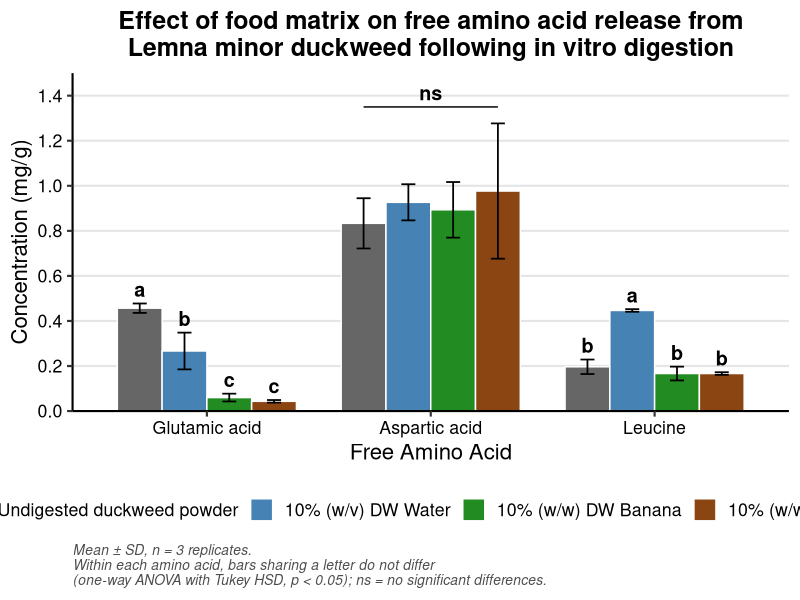

The R source for this figure:
# =====================================================================
# Free amino acid release from Lemna minor duckweed after in vitro digestion
# Statistics (one-way ANOVA + Tukey HSD per amino acid) and figure
# (mean +/- SD, compact letters)
#
# Packages: install.packages(c("tidyverse", "broom", "car", "multcompView"))
# (car is only used via car::leveneTest)
# Optional for SVG output: install.packages("svglite")
# Requires R >= 4.1 (native pipe |>)
# =====================================================================

library(tidyverse)
library(broom)
# car is called as car::leveneTest() (not attached) because attaching it
# loads MASS, which masks dplyr::select().
library(multcompView)  # multcompLetters4

# ---------------------------------------------------------------------
# 1. Data (mg/g, n = 3 replicates per treatment)
#    Short codes are used internally because "Non-disruptive" contains a
#    hyphen, which breaks Tukey comparison names ("A-B").
# ---------------------------------------------------------------------
codes  <- c("ND", "W", "Bn", "Br")
labels <- c(ND = "Undigested duckweed powder",
            W  = "10% (w/v) DW Water",
            Bn = "10% (w/w) DW Banana",
            Br = "10% (w/w) DW Bread")
# Colours taken from the OPA script: Water = steelblue, Banana = forestgreen,
# Bread = saddlebrown. ND (not in the OPA script) = grey40; change as you like.
cols   <- c(ND = "grey40", W = "steelblue", Bn = "forestgreen", Br = "saddlebrown")

dat <- tribble(
  ~amino_acid,     ~treatment, ~r1,  ~r2,  ~r3,
  "Glutamic acid", "ND",       0.44, 0.45, 0.48,
  "Glutamic acid", "W",        0.23, 0.21, 0.36,
  "Glutamic acid", "Bn",       0.05, 0.05, 0.08,
  "Glutamic acid", "Br",       0.04, 0.04, 0.05,
  "Aspartic acid", "ND",       0.96, 0.75, 0.79,
  "Aspartic acid", "W",        0.85, 1.01, 0.92,
  "Aspartic acid", "Bn",       0.86, 1.03, 0.79,
  "Aspartic acid", "Br",       0.99, 0.67, 1.27,
  "Leucine",       "ND",       0.22, 0.16, 0.21,
  "Leucine",       "W",        0.45, 0.45, 0.44,
  "Leucine",       "Bn",       0.16, 0.20, 0.14,
  "Leucine",       "Br",       0.17, 0.16, 0.17
) |>
  pivot_longer(r1:r3, names_to = "replicate", values_to = "conc") |>
  mutate(
    amino_acid = factor(amino_acid,
                        levels = c("Glutamic acid", "Aspartic acid", "Leucine")),
    treatment  = factor(treatment, levels = codes)
  )

# ---------------------------------------------------------------------
# 2. Descriptive statistics
# ---------------------------------------------------------------------
summ <- dat |>
  group_by(amino_acid, treatment) |>
  summarise(n = n(),
            mean = mean(conc),
            sd = sd(conc),
            ymax = mean + sd,                    # top of error bar
            .groups = "drop")

print(summ, n = Inf)

# ---------------------------------------------------------------------
# 3. Assumption check: Levene's test (median-centred) per amino acid
# ---------------------------------------------------------------------
levene_tbl <- dat |>
  group_by(amino_acid) |>
  summarise(levene_p = car::leveneTest(conc ~ treatment)$`Pr(>F)`[1],
            .groups = "drop")
print(levene_tbl)

# ---------------------------------------------------------------------
# 4. One-way ANOVA per amino acid
# ---------------------------------------------------------------------
anova_tbl <- dat |>
  group_by(amino_acid) |>
  group_modify(~ tidy(aov(conc ~ treatment, data = .x)) |>
                 dplyr::filter(term == "treatment") |>
                 dplyr::select(df, statistic, p.value)) |>
  ungroup()
print(anova_tbl)

# ---------------------------------------------------------------------
# 5. Tukey HSD pairwise comparisons per amino acid
# ---------------------------------------------------------------------
tukey_tbl <- dat |>
  group_by(amino_acid) |>
  group_modify(~ {
    fit <- aov(conc ~ treatment, data = .x)
    as_tibble(TukeyHSD(fit)$treatment, rownames = "comparison")
  }) |>
  ungroup()
print(tukey_tbl, n = Inf)

# ---------------------------------------------------------------------
# 6. Compact letter display (a = highest mean within each amino acid)
# ---------------------------------------------------------------------
letters_tbl <- dat |>
  group_by(amino_acid) |>
  group_modify(~ {
    fit <- aov(conc ~ treatment, data = .x)
    let <- multcompLetters4(fit, TukeyHSD(fit))$treatment$Letters
    tibble(treatment = names(let), letter = unname(let))
  }) |>
  ungroup() |>
  mutate(treatment = factor(treatment, levels = codes))

plot_summ <- left_join(summ, letters_tbl, by = c("amino_acid", "treatment"))

# ---------------------------------------------------------------------
# 7. Percent change relative to water-digested duckweed
# ---------------------------------------------------------------------
pct_tbl <- summ |>
  dplyr::select(amino_acid, treatment, mean) |>
  pivot_wider(names_from = treatment, values_from = mean) |>
  mutate(across(c(ND, Bn, Br), ~ round(100 * (.x - W) / W, 1),
                .names = "pct_{.col}_vs_W"))
print(pct_tbl)

# ---------------------------------------------------------------------
# 8. Figure
# ---------------------------------------------------------------------
dodge <- position_dodge(width = 0.8)

p <- ggplot(plot_summ, aes(x = amino_acid, y = mean, fill = treatment)) +
  geom_col(position = dodge, width = 0.8, colour = "white") +
  geom_errorbar(aes(ymin = mean - sd, ymax = mean + sd),
                position = dodge, width = 0.25, linewidth = 0.6) +
  # significance letters (aspartic acid is n.s., handled by the bracket below)
  geom_text(data = dplyr::filter(plot_summ, amino_acid != "Aspartic acid"),
            aes(y = ymax + 0.03, label = letter),
            position = dodge, vjust = 0, fontface = "bold", size = 5) +
  annotate("segment", x = 1.7, xend = 2.3, y = 1.35, yend = 1.35,
           linewidth = 0.5) +
  annotate("text", x = 2, y = 1.38, label = "ns",
           fontface = "bold", size = 5, vjust = 0) +
  scale_fill_manual(values = cols, labels = labels, name = NULL) +
  scale_y_continuous(limits = c(0, 1.5), breaks = seq(0, 1.4, 0.2),
                     expand = c(0, 0)) +
  labs(x = "Free Amino Acid",
       y = "Concentration (mg/g)",
       title = "Effect of food matrix on free amino acid release from\nLemna minor duckweed following in vitro digestion",
       caption = paste("Mean \u00b1 SD, n = 3 replicates.",
                       "Within each amino acid, bars sharing a letter do not differ",
                       "(one-way ANOVA with Tukey HSD, p < 0.05); ns = no significant differences.",
                       sep = "\n")) +
  theme_classic(base_size = 16) +
  theme(legend.position = "bottom",
        plot.title = element_text(face = "bold", hjust = 0.5, size = 18),
        plot.caption = element_text(face = "italic", colour = "grey30",
                                    size = 10, hjust = 0),
        panel.grid.major.y = element_line(colour = "grey90"),
        axis.text = element_text(colour = "black"))

print(p)
